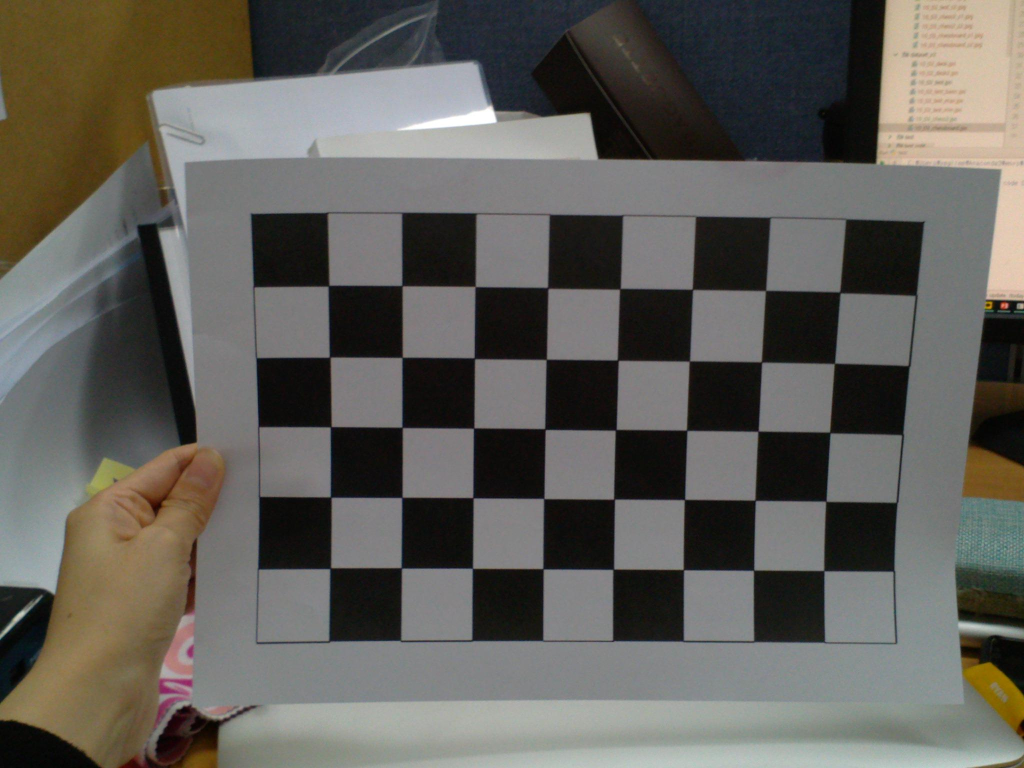
#> input picture CAM00054_s1.jpg, 2048 x 1536 px, found by its file name (shown at 1/2 size); its folder holds 2 pictures in this run
$ python stereoRectify.py   (older library calls are emulated)
#> lines starting #> are read from the running program, lines starting #| are printed output that depends on the picture; after the words box and inside, x2 and y2 are one past the last pixel; in counts of white or black regions, pixels touching at a corner belong together; long printed decimals are rounded
import cv2
import numpy as np
import matplotlib.pyplot as plt
from glob import glob
from scipy import misc
#"""
#이미지 경로
dir_basic="./dataset_split_v2/CAM00054"
calib_files=[dir_basic+"_s1.jpg",dir_basic+"_s2.jpg"]

#이미지 불러오기
im_left = cv2.imread(calib_files[0])
#> im_left is the input picture: shape (1536, 2048, 3); mean B, G, R 89.7, 95.3, 97.3
im_right = cv2.imread(calib_files[1])
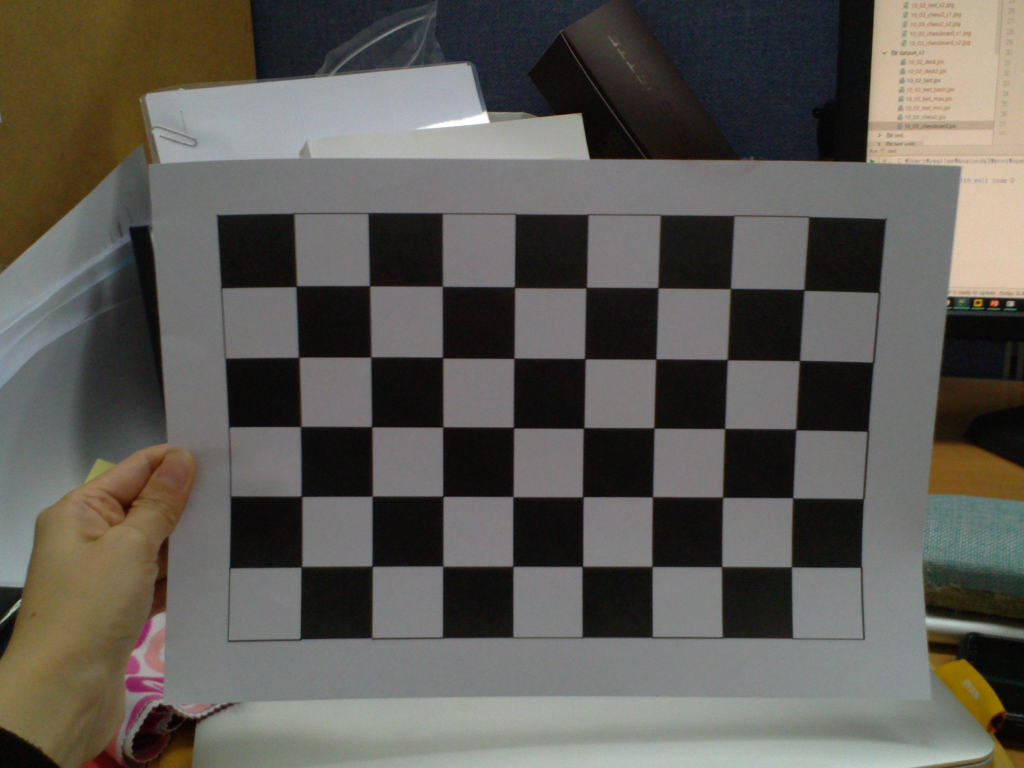
#> input picture CAM00054_s2.jpg, 2048 x 1536 px, found by its file name (shown at 1/2 size)
#> im_right is the input picture: shape (1536, 2048, 3); mean B, G, R 85.3, 91.2, 93.9

#
print(im_left.shape)
#| (1536, 2048, 3)
print(im_right.shape)
#| (1536, 2048, 3)
out = np.hstack((im_left, im_right))
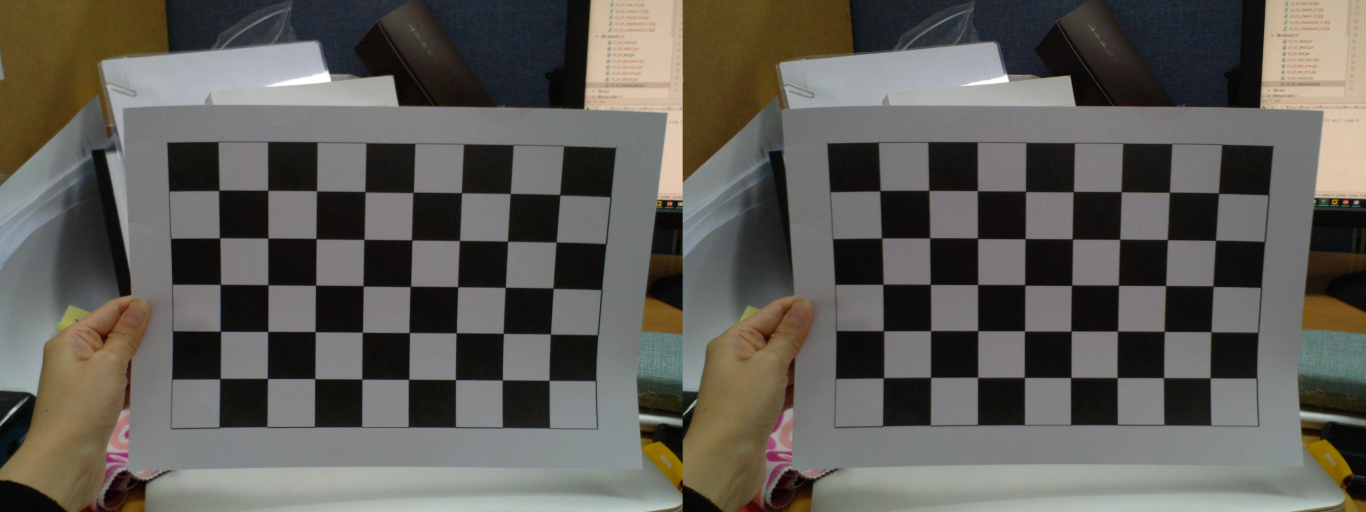
#> out: shape (1536, 4096, 3) (shown at 1/3 size); mean B, G, R 87.5, 93.2, 95.6
plt.figure(figsize=(10, 4))
plt.imshow(out[..., ::-1])
plt.show()


#왼쪽이미지에 대한 체스보드 코너 정보
ret_l, corners_l = cv2.findChessboardCorners(im_left, (8,5))
#> ret_l = True; corners_l = 40 rows, first 8: [658, 572.1], [804, 572], [949.7, 573.9], [1095.1, 575.2], [1240.4, 578], [1386, 581.1], [1532.1, 582.1], [1680.7, 586.9]

#
print(corners_l.shape)
#| (40, 1, 2)
print(corners_l[0])
#| [[658.027 572.1151 ]]

corners_l=corners_l.reshape(-1,2)
#> corners_l = 40 pairs, first value 658 to 1680.7, second value 572 to 1141.9

#
print(corners_l.shape)
#| (40, 2)
print(corners_l[0])
#| [658.027 572.1151 ]

#저장한 코너 정보 이미지와 matching해 draw
im_left_vis=im_left.copy()
cv2.drawChessboardCorners(im_left_vis, (8,5), corners_l, ret_l)
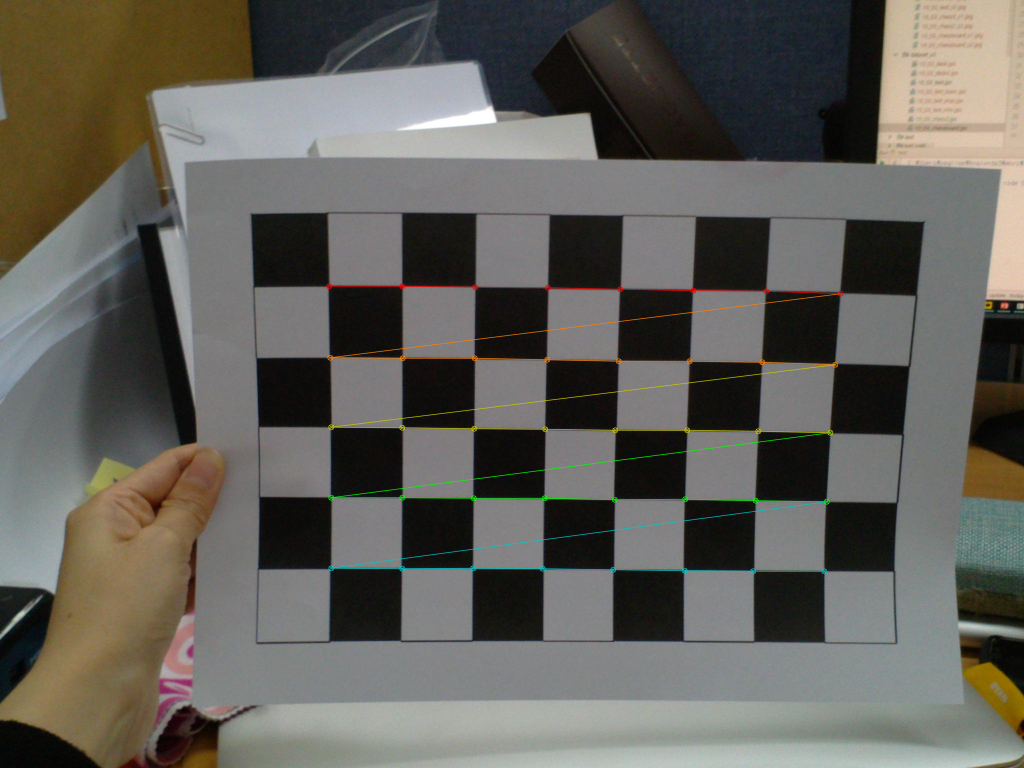
#> im_left_vis: shape (1536, 2048, 3) (shown at 1/2 size); 0.96% of pixels changed, all inside (x1, y1, x2, y2) = (652, 566, 1688, 1149)
plt.imshow(im_left_vis[...,::-1], cmap='gray')
plt.show()

#오른쪽이미지에 대한 체스보드 코너 정보
ret_r, corners_r = cv2.findChessboardCorners(im_right, (8,5))
#> ret_r = True; corners_r = 40 rows, first 8: [592.9, 572.6], [739.8, 571.7], [885.7, 573.8], [1029.6, 573.2], [1173, 576], [1316.4, 575.7], [1461.5, 577.5], [1609, 581]
#
print(corners_r.shape)
#| (40, 1, 2)
print(corners_r[0])
#| [[592.876 572.6313 ]]

corners_r=corners_r.reshape(-1,2)
#> corners_r = 40 pairs, first value 592.9 to 1609, second value 571.7 to 1134.5

#'''
print(corners_r.shape)
#| (40, 2)
print(corners_r[0])
#| [592.876 572.6313 ]
#'''

#저장한 코너 정보 이미지와 matching해 draw
im_right_vis=im_right.copy()
cv2.drawChessboardCorners(im_right_vis, (8,5), corners_r, ret_r)
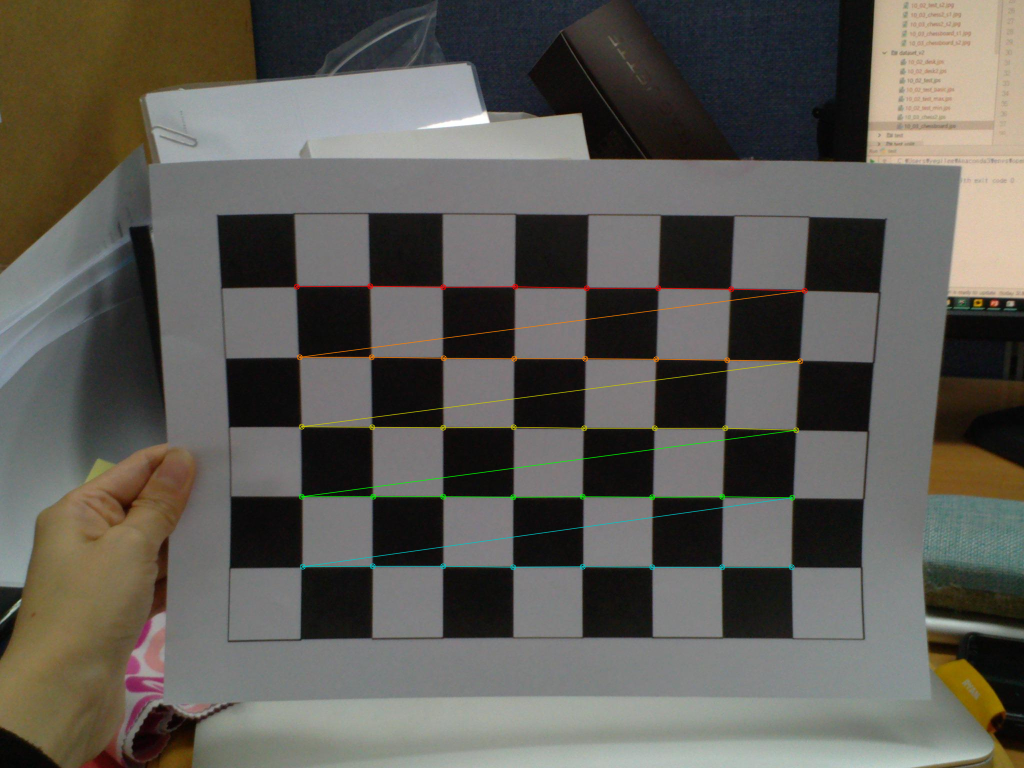
#> im_right_vis: shape (1536, 2048, 3) (shown at 1/2 size); 0.96% of pixels changed, all inside (x1, y1, x2, y2) = (587, 566, 1616, 1141)
plt.imshow(im_right_vis, cmap='gray')
plt.show()


#camera calibration을 위한 mesh grid생성
x,y=np.meshgrid(range(8),range(5))

#
print("x:\n",x)
print("y:\n",y)
#camera calibration과 stereo calibration을 수행하기위한 파라미터 정보 저장 인스턴스 (현재 값 x)
world_points=np.hstack((x.reshape(40,1),y.reshape(40,1),np.zeros((40,1)))).astype(np.float32)
#
print(world_points)
"""
"""
#camera stereo 수행 -> 한번만 수행해도됨
#카메라의 파라미터 뽑음
_3d_points=[]
_2d_points=[]
_2d_points_left=[]
_2d_points_right=[]

img_paths_right=glob('*.jpg')
#for path in img_paths:
#im = cv2.imread(path)
ret_l, corners_l = cv2.findChessboardCorners(im_left, (8, 5))
#> corners_l = 40 rows, first 8: [658, 572.1], [804, 572], [949.7, 573.9], [1095.1, 575.2], [1240.4, 578], [1386, 581.1], [1532.1, 582.1], [1680.7, 586.9]
ret_r, corners_r = cv2.findChessboardCorners(im_right, (8, 5))
#> corners_r = 40 rows, first 8: [592.9, 572.6], [739.8, 571.7], [885.7, 573.8], [1029.6, 573.2], [1173, 576], [1316.4, 575.7], [1461.5, 577.5], [1609, 581]


if ret_l and ret_r:
    _2d_points.append(corners_l)
    _2d_points_left.append(corners_l)
    _2d_points_right.append(corners_r)
    _3d_points.append(world_points)

ret_l, mtx_l, dist_l, rvecs_l, tvecs_l = cv2.calibrateCamera(objectPoints=_3d_points, imagePoints=_2d_points_left, imageSize=(1536,2048), cameraMatrix=None, distCoeffs=None)
#> ret_l = 1.72; mtx_l = [[4980.9, 0, 173.7], [0, 5065.5, 1388], [0, 0, 1]]; dist_l = [[-0.4, 5.68, 0.101, -0.0266, -15.79]]; rvecs_l = ([0.357, -0.0958, -0.0269],); tvecs_l = ([3.24, -5.44, 31.35],)
ret_r, mtx_r, dist_r, rvecs_r, tvecs_r = cv2.calibrateCamera(objectPoints=_3d_points, imagePoints=_2d_points_right, imageSize=(1536,2048), cameraMatrix=None, distCoeffs=None)
#> ret_r = 1.66; mtx_r = [[3778.7, 0, 186.4], [0, 3718.3, 1440.1], [0, 0, 1]]; dist_r = [[-0.0892, 1.87, 0.0843, -0.0227, -3.4]]; rvecs_r = ([0.254, -0.132, -0.0352],); tvecs_r = ([2.75, -6, 23.89],)


print("rec:", ret_l)
#| rec: 1.716
print("mtx shape", mtx_l.shape)
#| mtx shape (3, 3)
print("mtx:", mtx_l)
#| mtx: [[4.98088344e+03 0.00000000e+00 1.73683894e+02]
#|  [0.00000000e+00 5.06545797e+03 1.38799648e+03]
#|  [0.00000000e+00 0.00000000e+00 1.00000000e+00]]
print("dist shape", dist_l.shape)
#| dist shape (1, 5)
print("dist:", dist_l,)
#| dist: [[ -0.3998   5.681   0.1005  -0.02659 -15.793]]
print("rvecs shape", rvecs_l[0].shape)
#| rvecs shape (3, 1)
print("rvecs:", rvecs_l)
#| rvecs: (array([[ 0.3571 ],
#|        [-0.09581],
#|        [-0.0269 ]]),)
print("tvecs shape",tvecs_l[0].shape)
#| tvecs shape (3, 1)
print("tvecs:",tvecs_l)
#| tvecs: (array([[ 3.244],
#|        [-5.441],
#|        [31.353]]),)

'''
#camera calibration 수행 후 카메라에 파라미터 정보
rec=1.6907108642083184
mtx=np.array([[4.55684828e+03,0.00000000e+00,1.31478006e+02],
              [0.00000000e+00,4.53512634e+03,1.46080337e+03],
              [0.00000000e+00,0.00000000e+00,1.00000000e+00]])
dist=np.array([-0.14052829, 3.35981911, 0.10662967,-0.0340999 ,-7.83945669])
rvecs=np.array([[ 0.31298816,-0.14260164,-0.03166638],
       [ 0.30719284,-0.14435355,-0.03713684]])
tvecs=np.array([[ 3.50305434,-6.0253759 ,28.19282081]
    ,[ 3.10635711,-6.04487063,28.37522957]])
'''


#코너 정보를 저장 하기 위해 사용
all_right_corners=[]
all_left_corners=[]
all_3d_points=[]

#camera calibration을 위한 mesh grid생성
x,y=np.meshgrid(range(8),range(5))
world_points=np.hstack((x.reshape(40,1),y.reshape(40,1),np.zeros((40,1)))).astype(np.float32)

#idx=[1, 3, 6, 12, 14]

idx=[1,6,14]
valid_idxs=[]

for i in idx:

    ret_left, left_corners = cv2.findChessboardCorners(im_left, (8, 5))
    ret_right, right_corners = cv2.findChessboardCorners(im_right, (8, 5))

    if ret_left and ret_right:  # if both extraction succeeded
        #valid_idxs.append(i)
        all_right_corners.append(right_corners)
        all_left_corners.append(left_corners)
        all_3d_points.append(world_points)

    print(len(all_right_corners))
    print(len(all_left_corners))
    print(len(all_3d_points))

    print(all_right_corners[0].shape)
    print(all_left_corners[0].shape)
    print(all_3d_points[0].shape)

    print(all_right_corners[0].reshape(-1,2)[0])
#> this loop made 3 passes
#| 1
#| 1
#| [592.876 572.6313 ]
#| 2
#| 2
#| [592.876 572.6313 ]
#| 3
#| 3
#| [592.876 572.6313 ]
#> after the loop, all_3d_points = 3 items; all_left_corners = 3 items; all_right_corners = 3 items

print("================")
print(all_right_corners)
#| [array([[[ 592.876,  572.6313 ]],
#|        [[ 739.7537 ,  571.7242 ]],
#|        [[ 885.7149 ,  573.788  ]],
#|        [[1029.5985 ,  573.2035 ]],
#|        [[1173.     ,  576.     ]],
#|        [[1316.3729 ,  575.6698 ]],
#|        [[1461.5    ,  577.5    ]],
#|        [[1608.9668 ,  580.993]],
#|        [[ 598.9656 ,  713.6312 ]],
#|        [[ 742.892,  714.312]],
#|        [[ 887.021,  716.2035 ]],
#|        [[1028.0586 ,  716.990]],
#> (further printed lines are left out)
print("================")
print(all_left_corners)
#| [array([[[ 658.027,  572.1151 ]],
#|        [[ 804.     ,  572.     ]],
#|        [[ 949.7166 ,  573.9445 ]],
#|        [[1095.0786 ,  575.2075 ]],
#|        [[1240.4305 ,  577.9851 ]],
#|        [[1385.99   ,  581.066]],
#|        [[1532.129  ,  582.105]],
#|        [[1680.7045 ,  586.928]],
#|        [[ 659.909,  715.026]],
#|        [[ 805.069,  715.7983 ]],
#|        [[ 948.688,  716.246]],
#|        [[1093.9183 ,  719.132]],
#> (further printed lines are left out)
print("================")
print(all_3d_points)


retval, _, _, _, _, R, T, E, F=cv2.stereoCalibrate(objectPoints=all_3d_points,
                                                    imagePoints1=all_left_corners,
                                                    imagePoints2=all_right_corners,
                                                    imageSize=(1536,2048),
                                                    cameraMatrix1=mtx_l, distCoeffs1=dist_l,
                                                    cameraMatrix2=mtx_r,distCoeffs2=dist_r,
                                                    flags=cv2.CALIB_FIX_INTRINSIC)
#> retval = 1.68; R = [[0.999, 0.0207, -0.0306], [-0.0174, 0.995, 0.103], [0.0325, -0.103, 0.994]]; T = [0.583, -3.77, -7.94]; E = [[-0.261, 8.29, -2.93], [-7.96, -0.104, -0.337], [3.76, 0.657, -0.0551]]; F = [[1.41e-07, -4.4e-06, 0.014], [4.37e-06, 5.64e-08, 8.34e-05], [-0.014, -0.00058, 1]]

print("retval:", retval)
print("R shape", R.shape)
print("R:", R)
print("T shape", T.shape)
print("T:", T,)
print("E shape", E.shape)
print("E:", E)
print("F shape",F.shape)
print("F:",F)

'''
retval=1.6873016611324214
R=np.array([[ 9.99981418e-01,  6.04642356e-03, -7.77510741e-04],
            [-6.04226161e-03,  9.99967973e-01,  5.24825380e-03],
            [ 8.09219005e-04, -5.24345835e-03,  9.99985926e-01]])
T=np.array([[-0.3384112 ],[-0.14609308],[ 0.14703209]])
E=np.array([[ 0.00077019, -0.14626135, -0.14686268],
            [ 0.14730321, -0.00088543,  0.33829212],
            [ 0.14813513, -0.33751702, -0.00188966]])
F=np.array([[-1.64294519e-08,  3.13496529e-06,  9.69850886e-03],
            [-3.15729648e-06,  1.90691343e-08, -3.26542304e-02],
            [-9.78525666e-03,  3.25257491e-02,  1.00000000e+00]])
'''

selected_image=2
left_corners=all_left_corners[selected_image].reshape(-1,2)
#> left_corners = 40 pairs, first value 658 to 1680.7, second value 572 to 1141.9
right_corners=all_right_corners[selected_image].reshape(-1,2)
#> right_corners = 40 pairs, first value 592.9 to 1609, second value 571.7 to 1134.5

plt.figure(figsize=(10,4))
plt.subplot(121)
plt.imshow(im_left, cmap='gray')
plt.subplot(122)
plt.imshow(im_right,cmap='gray')
plt.show()
#> figure, not shown here; B, G, R data is drawn as R, G, B


cv2.circle(im_left,(left_corners[0,0],left_corners[0,1]),10,(0,0,255),10)
#> im_left: shape (1536, 2048, 3); 0.02% of pixels changed, all inside (x1, y1, x2, y2) = (643, 557, 674, 588)
cv2.circle(im_right,(right_corners[0,0],right_corners[0,1]),10,(0,0,255),10)
#> im_right: shape (1536, 2048, 3); 0.02% of pixels changed, all inside (x1, y1, x2, y2) = (577, 557, 608, 588)

plt.figure(figsize=(10,4))
plt.subplot(121)
plt.imshow(im_left[...,::-1])
plt.subplot(122)
plt.imshow(im_right[...,::-1])
plt.show()
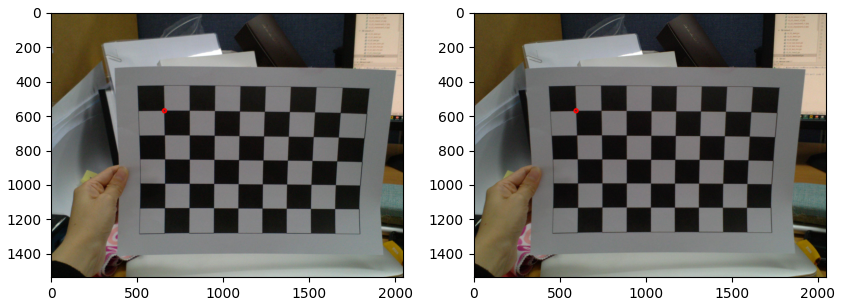
#> figure drawn by matplotlib, 2 panels

lines_right = cv2.computeCorrespondEpilines(all_left_corners[selected_image], 1,F)
#> lines_right = 40 rows, first 8: [0.968, 0.251, -716], [0.954, 0.299, -872.9], [0.938, 0.346, -1022.9], [0.921, 0.389, -1164.5], [0.903, 0.431, -1298.5], [0.883, 0.469, -1424.7], [0.863, 0.505, -1542.1], [0.842, 0.54, -1655]
print(lines_right.shape)
lines_right=lines_right.reshape(-1,3) #reshape for convenience
print(lines_right.shape)


R1=np.zeros((3,3)) #output 3x3 matrix
R2=np.zeros((3,3)) #output 3x3 matrix
P1=np.zeros((3,4)) #output 3x4 matrix
P2=np.zeros((3,4)) #output 3x4 matrix

print("R")
print(R)

R1, R2, P1, P2,Q,roi1,roi2=cv2.stereoRectify(cameraMatrix1=mtx_l, #intrinsic parameters of the first camera
   cameraMatrix2=mtx_r, #intrinsic parameters of the second camera
   distCoeffs1=dist_l, #distortion parameters of the first camera
   distCoeffs2=dist_r, #distortion parameters of the second camera
   imageSize=(1536,2048), #image dimensions
   R=R, #Rotation matrix between first and second cameras (returned by cv2.stereoCalibrate)
   T=T) #last 4 parameters point to inizialized output variables
#> R1 = [[0.998, 0.0635, 0.0245], [-0.0442, 0.332, 0.942], [0.0517, -0.941, 0.334]]; R2 = [[0.998, 0.0483, 0.0503], [-0.0661, 0.428, 0.901], [0.022, -0.902, 0.43]]; P1 = [[4379.8, 0, -1179.8, 0], [0, 4379.8, -9702.2, 0], [0, 0, 1, 0]]; P2 = [[4379.8, 0, -1179.8, 0], [0, 4379.8, -9702.2, -38591.6], [0, 0, 1, 0]]; Q = [[1, 0, 0, 1179.8], [0, 1, 0, 9702.2], [0, 0, 0, 4379.8], [0, 0, 0.113, 0]]; roi1 = (0, 0, 865, 2048); roi2 = (0, 0, 975, 2048)

R1=np.array(R1) #convert output back to numpy format
R2=np.array(R2)
P1=np.array(P1)
P2=np.array(P2)

map1_x,map1_y=cv2.initUndistortRectifyMap(mtx_l, dist_l, R1, P1, (im_left.shape[1],im_left.shape[0]), cv2.CV_32FC1)
map2_x,map2_y=cv2.initUndistortRectifyMap(mtx_r, dist_r, R2, P2, (im_right.shape[1],im_right.shape[0]), cv2.CV_32FC1)


print(R1)
print(R2)
im_left_remapped=cv2.remap(im_left,map1_x,map1_y,cv2.INTER_CUBIC)
im_right_remapped=cv2.remap(im_right,map2_x,map2_y,cv2.INTER_CUBIC)
out=np.hstack((im_left_remapped,im_right_remapped))


for i in range(0, out.shape[0], 100):
    cv2.line(out, (0, i), (out.shape[1], i), (0, 255, 255), 3)
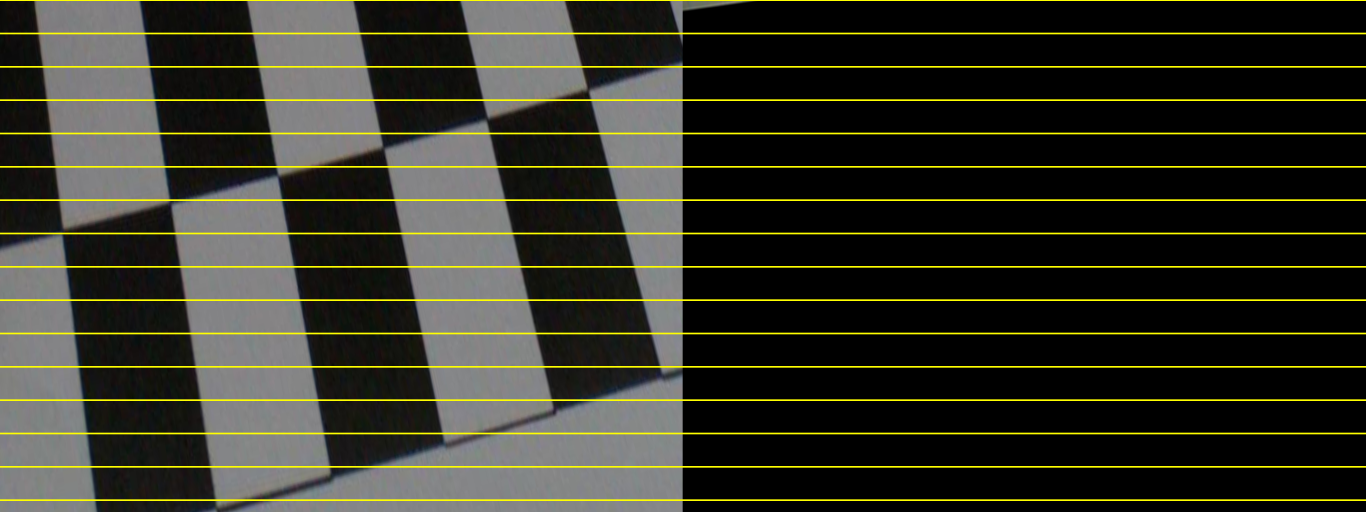
#> out: shape (1536, 4096, 3) (shown at 1/3 size); mean B, G, R 38.1, 51.2, 51.1

plt.figure(figsize=(10, 4))
plt.imshow(out[..., ::-1])
plt.show()

#misc.imsave("left.jpg", im_left_remapped)
#misc.imsave("right.jpg", im_right_remapped)

'''
max_disparity = 128
stereoProcessor = cv2.StereoSGBM_create(0, max_disparity, 21)

disparity = stereoProcessor.compute(im_left_remapped,im_right_remapped)
cv2.filterSpeckles(disparity, 0, 4000, max_disparity)

_, disparity = cv2.threshold(disparity,0, max_disparity * 16, cv2.THRESH_TOZERO)
disparity_scaled = (disparity / 16.).astype(np.uint8)

# display image

disparity_colour_mapped = cv2.applyColorMap((disparity_scaled * (256. / max_disparity)).astype(np.uint8),cv2.COLORMAP_HOT);
plt.imshow(disparity_colour_mapped[..., ::-1])
plt.show()
'''

"""
orb = cv2.ORB_create()

kp1, des1 = orb.detectAndCompute(im_left_remapped,None)
kp2, des2 = orb.detectAndCompute(im_right_remapped,None)
bf = cv2.BFMatcher(cv2.NORM_HAMMING, crossCheck=True)
matches = bf.match(des1,des2)
matches = sorted(matches, key = lambda x:x.distance)
img3=im_left_remapped
img3 = cv2.drawMatches(img1=im_left_remapped, keypoints1=kp1, img2=im_right_remapped, keypoints2=kp2, matches1to2=matches[:10], outImg=img3,flags=2)
plt.imshow(img3),plt.show()

for m in range(0,10):
        left_pt = kp1[m].pt
        right_pt = kp2[m].pt
        dispartity = abs(left_pt[0] - right_pt[0])
        z = 24*4.76 / dispartity

        print("Z")
        print(z)
"""
